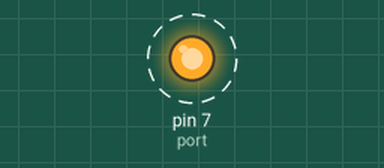
This sketch was run on a simulated Arduino Uno, built with avr-gcc and run on an emulated ATmega328P. On the bench: output pins drawn as LEDs (lit = HIGH). Dashed ring = blinking.

Above: at 0.2 s.
Timing chart, 0 to 3.0 s (numbered marks = the images above):
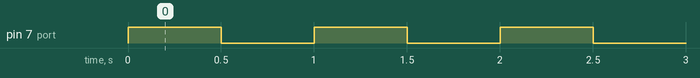

The sketch:

led_enciende_apaga.ino
```cpp
int port = 7;

void setup() {
  pinMode(port, OUTPUT);
}

void loop() {
  // Manda un 1 digital en el puerto defino
  digitalWrite(port,HIGH);
  delay(500);
  digitalWrite(port,LOW);
  delay(500);
}
```

Measured:
- by itself, pin 7 (port): alternates HIGH for 0.50 s and LOW for 0.50 s
